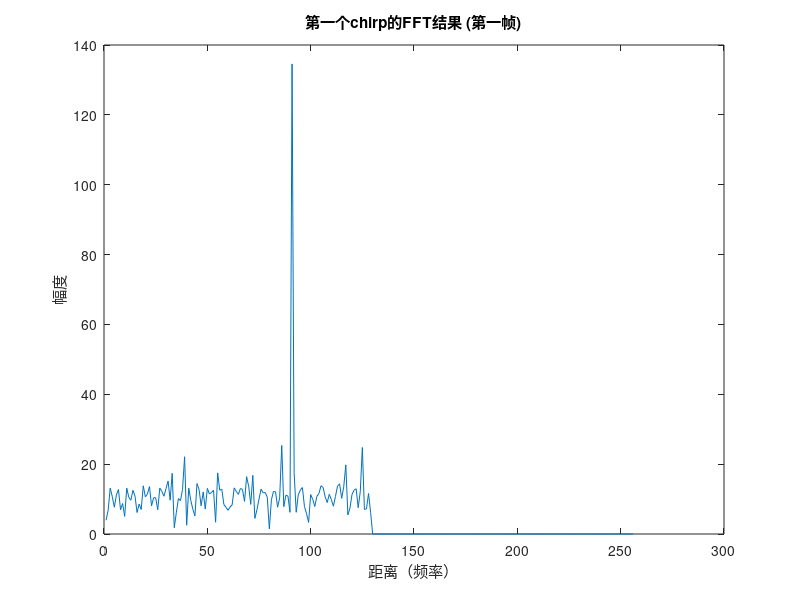
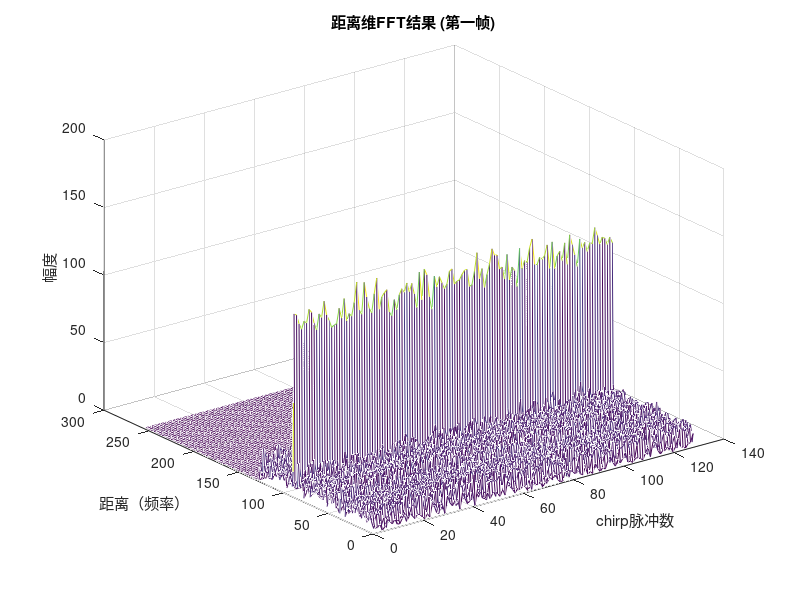
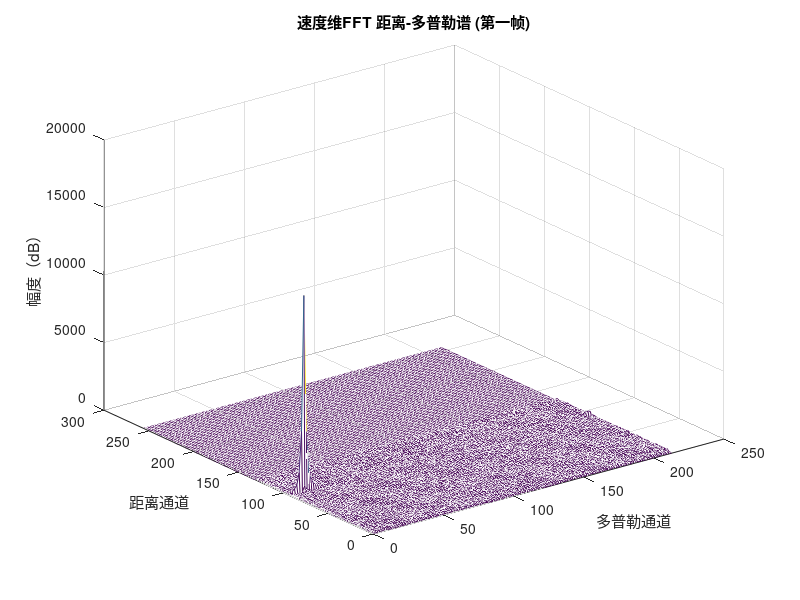
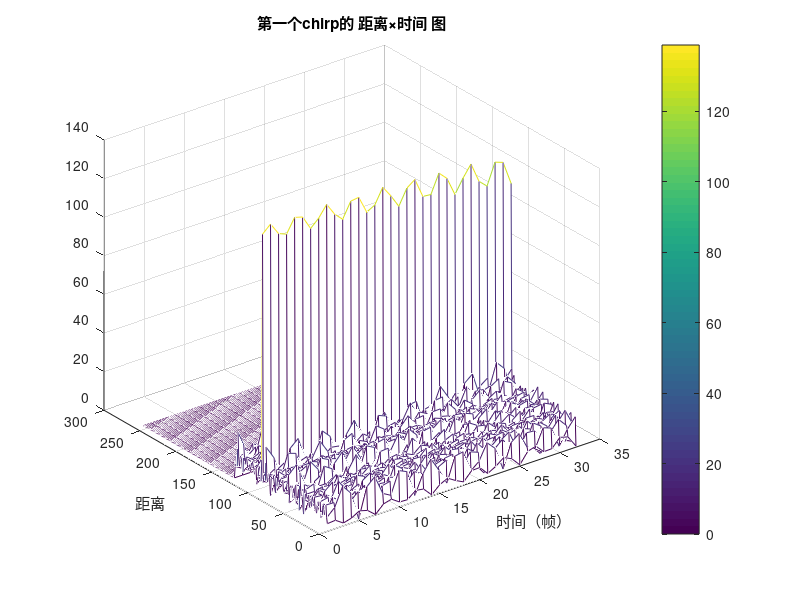

The MATLAB source for these figures, in order:
%% 三维 Sample × Chirp × Frame FMCW 仿真
clear; close all; clc;

%% 雷达系统参数设置
fc= 77e9;             % 雷达工作频率
c = 3e8;              % 光速

%% FMCW波形参数设置
maxR = 200;           % 最大探测距离
rangeRes = 1;         % 距离分辨率
maxV = 20;            % 最大速度
B = c/(2*rangeRes);   % 带宽
Nd=128;               % chirp数
Nr=256;               % 采样点数
Nf=32;                % 帧数（新增）
Tchirp = 5 * 2 * maxR/c;  
endle_time=2.5e-6;    

vres=(c/fc)/(2*Nd*(Tchirp+endle_time)); % 速度分辨率

%% 用户目标参数
r0 = rangeRes*90;     % 初始距离
v0 = vres*5;          % 速度

%% 调频斜率
slope = B / Tchirp; 

%% 数据存储 (三维矩阵 Nr × Nd × Nf)
Mix = zeros(Nr, Nd, Nf);

%% 逐帧生成数据
for f = 1:Nf
    t_frame = linspace(0, Nd*Tchirp, Nr*Nd); 
    Tx = zeros(1, length(t_frame));
    Rx = zeros(1, length(t_frame));
    mix_frame = zeros(1, length(t_frame));
    
    r0_frame = r0 + v0*(f-1)*(Nd*Tchirp); % 每帧起始距离
    
    for i = 1:length(t_frame)
        r_t = r0_frame + v0*t_frame(i);
        td  = 2*r_t/c;
        
        Tx(i) = cos(2*pi*(fc*t_frame(i) + (slope*t_frame(i)^2)/2));
        Rx(i) = cos(2*pi*(fc*(t_frame(i)-td) + (slope*(t_frame(i)-td)^2)/2));
        mix_frame(i) = Tx(i).*Rx(i);
    end
    
    Mix(:,:,f) = reshape(mix_frame, Nr, Nd);
end

%% 1️⃣ 第一个chirp的距离FFT
MixIQ = zeros(Nr,Nd);
for i=1:Nd
    MixIQ(:,i) = hilbert(Mix(:,i,1)); % 希尔伯特变换
end

sig_fft1 = zeros(Nr,Nd);
for k=1:Nd
    sig_fft1(:,k)=fft(MixIQ(:,k));
end
sig_fft = abs(sig_fft1);

figure;
plot(sig_fft(:,1));
xlabel('距离（频率）');
ylabel('幅度')
title('第一个chirp的FFT结果 (第一帧)')

%% 2️⃣ 距离FFT结果谱矩阵（第一帧）
figure;
mesh(sig_fft);
ylabel('距离（频率）');
xlabel('chirp脉冲数')
zlabel('幅度')
title('距离维FFT结果 (第一帧)')

%% 3️⃣ 速度维FFT（第一帧）
sig_fft2 = zeros(Nr,Nd);
for k=1:Nr
    sig_fft2(k,:)=fft(sig_fft1(k,:));
end

RDM = abs(sig_fft2);
doppler_axis = linspace(0,128,Nd)*vres;
range_axis = linspace(0,256,Nr)*rangeRes;

figure;
mesh(doppler_axis,range_axis,RDM);
xlabel('多普勒通道'); ylabel('距离通道'); zlabel('幅度（dB）');
title('速度维FFT 距离-多普勒谱 (第一帧)');

%% 4️⃣ 新增图：第一个chirp的距离FFT，显示 距离 × 时间（帧）
range_time_map = zeros(Nr,Nf);
for f = 1:Nf
    % 取每帧的第一个chirp
    chirp_data = hilbert(Mix(:,1,f)); 
    range_fft = abs(fft(chirp_data));
    range_time_map(:,f) = range_fft;
end

figure;
mesh(1:Nf, range_axis, range_time_map);
xlabel('时间（帧）');
ylabel('距离');
title('第一个chirp的 距离×时间 图');
colorbar;
